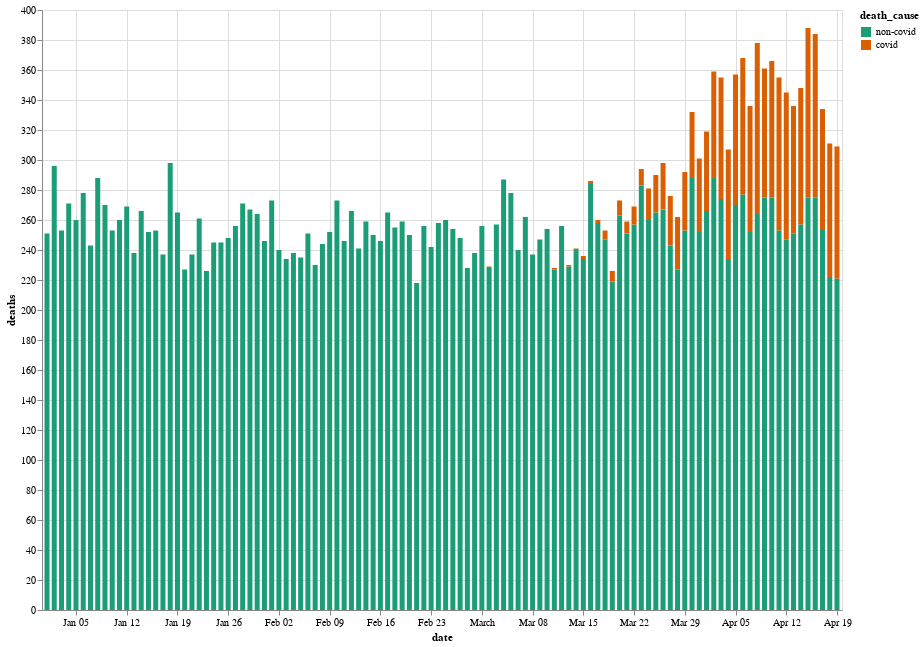

Write notebook code for a chart like this one.
### Code cell
df = result[result.date < '2020-04-20']
#df = df[df.death_cause == 'non-covid']

normal = alt.Chart(df, height=600, width=800).mark_bar().encode(
    x='date',
    y=alt.Y('deaths', stack=True),
    color=alt.Color('death_cause', scale=alt.Scale(scheme='dark2'), sort='descending'),
    tooltip=['date']
).transform_filter(
    'year(datum.date) == 2020'
).interactive()

normal

### Figure 1 — Vega-Lite specification as saved in the notebook (floating-point values rounded to 4 significant figures; data arrays with more than 128 entries replaced by an {"elided": "..."} marker saying what was removed)
{"config": {"view": {"continuousWidth": 400, "continuousHeight": 300}}, "data": {"name": "data-e8f1851b9b673a6e7833385d4ad3c8fb"}, "mark": "bar", "encoding": {"color": {"type": "nominal", "field": "death_cause", "scale": {"scheme": "dark2"}, "sort": "descending"}, "tooltip": [{"type": "temporal", "field": "date"}], "x": {"type": "temporal", "field": "date"}, "y": {"type": "quantitative", "field": "deaths", "stack": true}}, "height": 600, "selection": {"selector009": {"type": "interval", "bind": "scales", "encodings": ["x", "y"]}}, "transform": [{"filter": "year(datum.date) == 2020"}], "width": 800, "$schema": "https://vega.github.io/schema/vega-lite/v4.8.1.json", "datasets": {"data-e8f1851b9b673a6e7833385d4ad3c8fb": {"elided": "886 records"}}}
